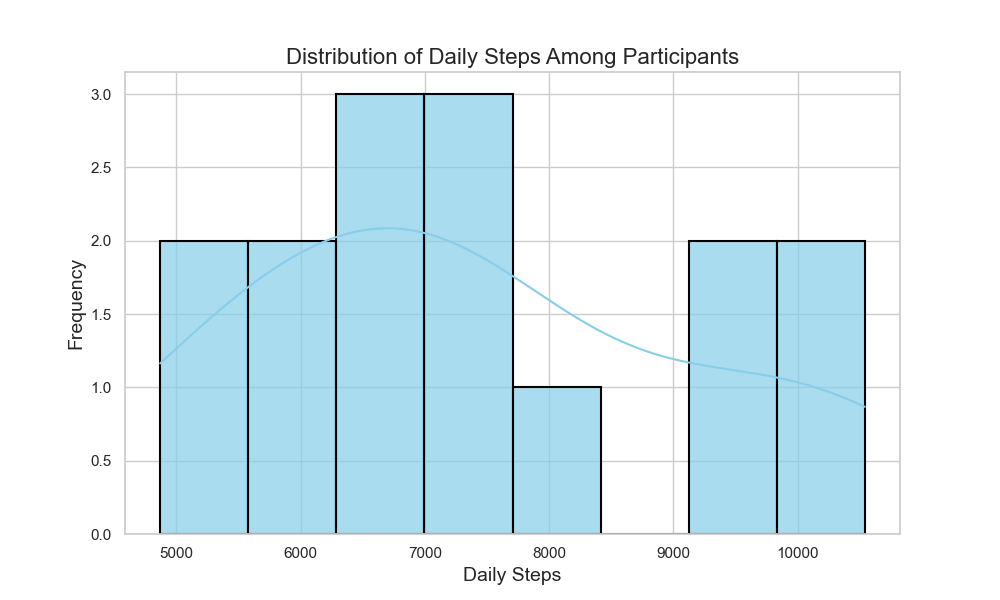

This figure's Python source:

import pandas as pd
import seaborn as sns
import matplotlib.pyplot as plt

# Given chart table data
data = [
    {'Participant ID': 1, 'Daily Steps': 5670},
    {'Participant ID': 2, 'Daily Steps': 6890},
    {'Participant ID': 3, 'Daily Steps': 9540},
    {'Participant ID': 4, 'Daily Steps': 7450},
    {'Participant ID': 5, 'Daily Steps': 6430},
    {'Participant ID': 6, 'Daily Steps': 7340},
    {'Participant ID': 7, 'Daily Steps': 8120},
    {'Participant ID': 8, 'Daily Steps': 5090},
    {'Participant ID': 9, 'Daily Steps': 10430},
    {'Participant ID': 10, 'Daily Steps': 5880},
    {'Participant ID': 11, 'Daily Steps': 6550},
    {'Participant ID': 12, 'Daily Steps': 7240},
    {'Participant ID': 13, 'Daily Steps': 9310},
    {'Participant ID': 14, 'Daily Steps': 4870},
    {'Participant ID': 15, 'Daily Steps': 10540}
]

# Convert the data into a Pandas DataFrame
df = pd.DataFrame(data)

# Set the aesthetic style of the plots
sns.set_style('whitegrid')

# Create the histogram
plt.figure(figsize=(10, 6))

# Plot a histogram with additional visual encodings
hist_plot = sns.histplot(
    df['Daily Steps'],
    bins=8,
    kde=True,
    color='skyblue',
    edgecolor='black',
    linewidth=1.5,
    alpha=0.7
)

# Set titles and labels
plt.title('Distribution of Daily Steps Among Participants', fontsize=16)
plt.xlabel('Daily Steps', fontsize=14)
plt.ylabel('Frequency', fontsize=14)

# Display the plot
plt.show()
